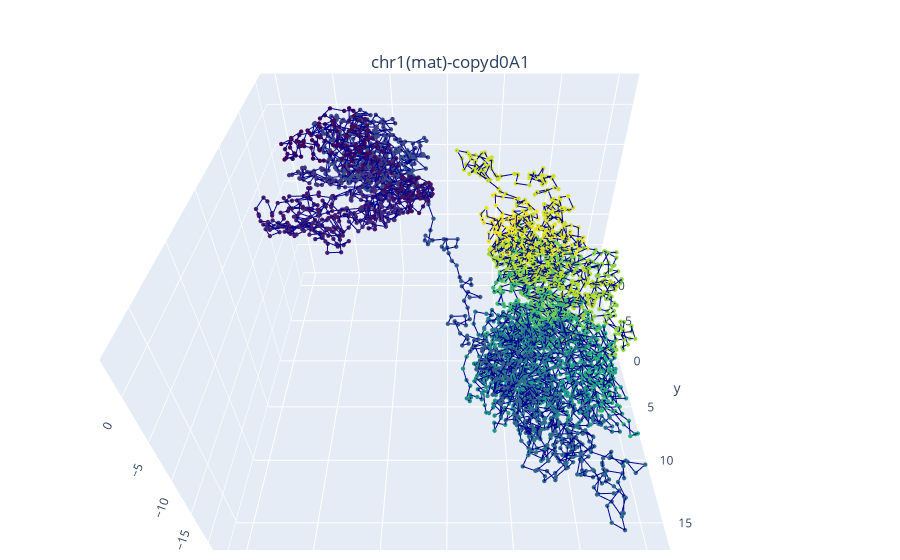

Source (notebook cell):
### Code cell
#整个的里面挑一个
filepath2 = "/share/Data/hxie/project/202209/esc_xwliu/esc1207/processed/d0A1/3d_info/clean.50k.0.3dg"
chr = "chr1(mat)"
plot_tdg_file(filepath2,chr,cell,color_column,plotly,size)

### Figure 1 — Plotly figure (JSON) as saved in the notebook; plotly's stock layout.template omitted (floating-point values rounded to 4 significant figures; data arrays with more than 128 entries replaced by an {"elided": "..."} marker saying what was removed)
{"data": [{"line": {"color": "darkblue", "width": 2}, "marker": {"color": {"elided": "3796 int values"}, "colorscale": [[0, "#440154"], [0.1111, "#482878"], [0.2222, "#3e4989"], [0.3333, "#31688e"], [0.4444, "#26828e"], [0.5556, "#1f9e89"], [0.6667, "#35b779"], [0.7778, "#6ece58"], [0.8889, "#b5de2b"], [1, "#fde725"]], "size": 1.5}, "type": "scatter3d", "x": {"elided": "3796 float values"}, "y": {"elided": "3796 float values"}, "z": {"elided": "3796 float values"}}], "layout": {"autosize": true, "margin": {"b": 10, "l": 10, "r": 10, "t": 50}, "scene": {"aspectmode": "manual", "aspectratio": {"x": 1, "y": 1, "z": 0.7}, "camera": {"eye": {"x": 0, "y": 1.071, "z": 1}, "up": {"x": 0, "y": 0, "z": 1}}}, "title": {"text": "chr1(mat)-copyd0A1", "x": 0.5, "xanchor": "center", "y": 0.9, "yanchor": "top"}}}
